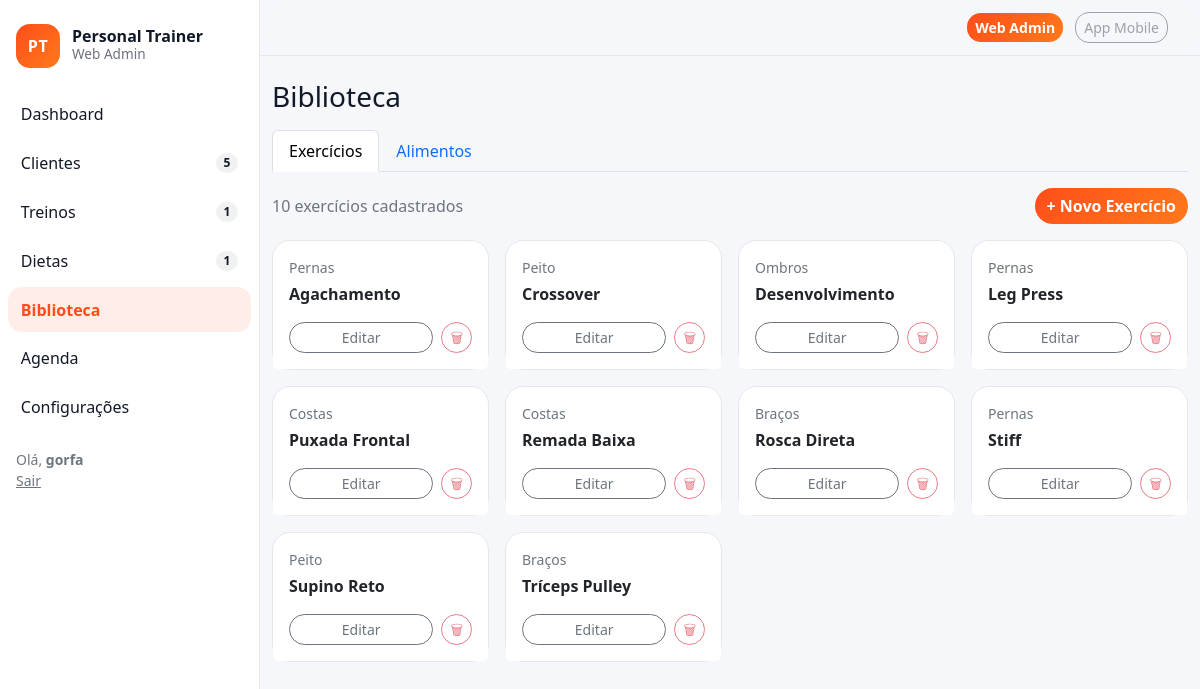
The app's page /biblioteca/ (signed in) with its own data.
### library/models.py (models this page shows, shortened)
class Exercise(models.Model):
    name = models.CharField(max_length=120)
    muscle_group = models.CharField(max_length=80, blank=True)
    notes = models.TextField(blank=True)

### library/views.py (the view)
# urls.py: path("", views.ExerciseListView.as_view(), name="exercises"),
class ExerciseListView(LoginRequiredMixin, ListView):
    model = Exercise
    template_name = "library/exercises.html"
    context_object_name = "items"
    def get_queryset(self):
        qs = super().get_queryset().order_by("name")
        q = self.request.GET.get("q")
        if q:
            qs = qs.filter(name__icontains=q)
        return qs

### core/context_processors.py (called while the page is built)
def nav_counts(request):
    try:
        return {
            "nav_clients_count": Client.objects.filter(status=Client.Status.ACTIVE).count(),
            "nav_workouts_today": WorkoutPlan.objects.filter(is_active=True).count(),
            "nav_diets_active": DietPlan.objects.filter(is_active=True).count(),
            "nav_alerts_count": Alert.objects.filter(is_open=True).count(),
        }
    except Exception:
        return {"nav_clients_count": 0, "nav_workouts_today": 0, "nav_diets_active": 0, "nav_alerts_count": 0}

### library/templates/library/exercises.html (shortened to what this page needs)
{% extends "base.html" %}
{% block content %}
<div class="d-flex align-items-center justify-content-between mb-3">
  <h1 class="h3 mb-0">Biblioteca</h1>
</div>
<ul class="nav nav-tabs mb-3">
  <li class="nav-item"><a class="nav-link active" href="{% url 'library:exercises' %}">Exercícios</a></li>
  <li class="nav-item"><a class="nav-link" href="{% url 'library:foods' %}">Alimentos</a></li>
</ul>
<div class="d-flex align-items-center justify-content-between mb-3">
  <div class="text-secondary"> {{ items|length }} exercícios cadastrados</div>
  <a class="btn btn-brand btn-pill" href="{% url 'library:exercise_create' %}">+ Novo Exercício</a>
</div>
<div class="row g-3">
  {% for ex in items %}
  <div class="col-12 col-md-6 col-xl-3">
    <div class="card h-100">
      <div class="card-body">
        <div class="text-secondary small mb-1">{{ ex.muscle_group|default:"—" }}</div>
        <div class="fw-bold">{{ ex.name }}</div>
      </div>
      <div class="card-footer bg-white border-0 d-flex gap-2 p-3 pt-0">
        <a class="btn btn-outline-secondary btn-sm btn-pill w-100" href="{% url 'library:exercise_update' ex.pk %}">Editar</a>
        <button class="btn btn-outline-danger btn-sm btn-pill" type="button" disabled>🗑</button>
      </div>
    </div>
  </div>
  {% empty %}
  <div class="col-12 text-center text-secondary py-5">Sem exercícios ainda.</div>
  {% endfor %}
</div>
{% endblock %}

### templates/base.html (shortened to what this page needs)
{% load static %}
<!doctype html>
<html lang="pt-br">
<head>
  <link href="https://cdn.jsdelivr.net/npm/bootstrap@5.3.3/dist/css/bootstrap.min.css" rel="stylesheet">
  <link href="{% static 'css/theme.css' %}" rel="stylesheet">
</head>
<body class="app-body">
  <div class="app-shell">
    <aside class="app-sidebar">
      <div class="px-3 py-4">
        <div class="brand">
          <div class="brand-mark">PT</div>
          <div class="brand-name">
            <div class="brand-title">Personal Trainer</div>
            <div class="brand-sub">Web Admin</div>
          </div>
        </div>
      </div>
      <nav class="nav flex-column px-2">
        <a class="nav-link {% if request.resolver_match.url_name == 'dashboard' %}active{% endif %}"
           href="{% url 'dashboard' %}">
          <span>Dashboard</span>
        </a>
        <a class="nav-link {% if request.path|slice:':5' == '/crm/' %}active{% endif %}"
           href="{% url 'crm:client_list' %}">
          <span>Clientes</span>
          <span class="badge badge-metric">{{ nav_clients_count }}</span>
        </a>
        <a class="nav-link {% if request.path|slice:':9' == '/treinos/' %}active{% endif %}"
           href="{% url 'workouts:workout_list' %}">
          <span>Treinos</span>
          <span class="badge badge-metric">{{ nav_workouts_today }}</span>
        </a>
        <a class="nav-link {% if request.path|slice:':8' == '/dietas/' %}active{% endif %}"
           href="{% url 'diets:diet_list' %}">
          <span>Dietas</span>
          <span class="badge badge-metric">{{ nav_diets_active }}</span>
        </a>
        <a class="nav-link {% if request.path|slice:':12' == '/biblioteca/' %}active{% endif %}"
           href="{% url 'library:exercises' %}">
          <span>Biblioteca</span>
        </a>
        <a class="nav-link {% if request.path|slice:':10' == '/agenda/' %}active{% endif %}"
           href="{% url 'agenda:calendar' %}">
          <span>Agenda</span>
        </a>
        <a class="nav-link {% if request.path|slice:':10' == '/anamnese/' %}active{% endif %}"
           href="{% url 'anamnesis:builder' %}">
          <span>Configurações</span>
        </a>
        <div class="mt-3 px-2 small text-secondary">
          {% if request.user.is_authenticated %}
            Olá, <strong>{{ request.user.get_short_name|default:request.user.username }}</strong><br>
            <a class="link-secondary" href="{% url 'logout' %}">Sair</a>
          {% else %}
            <a class="link-secondary" href="{% url 'login' %}">Entrar</a>
          {% endif %}
        </div>
      </nav>
    </aside>
    <main class="app-main">
      <header class="app-topbar">
        <div class="container-fluid d-flex align-items-center justify-content-end">
          <div class="topbar-switch ms-auto">
            <a class="btn btn-brand btn-sm me-2" href="/admin/">Web Admin</a>
            <span class="btn btn-outline-secondary btn-sm disabled" aria-disabled="true">App Mobile</span>
          </div>
        </div>
      </header>
      <section class="app-content container-fluid py-4">
        {% block content %}{% endblock %}
      </section>
    </main>
  </div>
</body>
</html>

### static/css/theme.css (style rules this page uses)
:root { --brand:#ff4d1a; --brand-2:#ff7a1a; --brand-soft: rgba(255,77,26,.10); --danger:#ff2d55; --bg:#f6f7fb; --text:#111827; --muted:#6b7280; --card:#ffffff; --border:#e5e7eb; --radius:18px; }
* { box-sizing:border-box }
body { font-family: ui-sans-serif, system-ui, -apple-system, Segoe UI, Roboto, Arial, "Apple Color Emoji","Segoe UI Emoji"; }
.app-body { background:var(--bg); color:var(--text); }
.app-shell { display:flex; min-height:100vh; }
.app-sidebar { width:260px; background:#fff; border-right:1px solid var(--border); position:sticky; top:0; height:100vh; }
.brand { display:flex; align-items:center; gap:12px; }
.brand-mark { width:44px; height:44px; border-radius:14px; background:linear-gradient(135deg,var(--brand),var(--brand-2)); color:#fff; display:flex; align-items:center; justify-content:center; font-weight:900; letter-spacing:.5px; }
.brand-title { font-weight:800; line-height:1; }
.brand-sub { color:var(--muted); font-size:.85rem; }
.app-sidebar .nav-link { display:flex; align-items:center; justify-content:space-between; border-radius:14px; padding:.65rem .8rem; color:#111827; margin-bottom:.25rem; }
.app-sidebar .nav-link.active { background:var(--brand-soft); color:var(--brand); font-weight:700; }
.badge-metric { background:rgba(17,24,39,.06); color:#111827; font-weight:700; border-radius:999px; }
.app-main { flex:1; min-width:0; }
.app-topbar { position:sticky; top:0; z-index:10; background:rgba(246,247,251,.9); backdrop-filter: blur(8px); border-bottom:1px solid var(--border); padding:.75rem 0; }
.btn-brand { background:linear-gradient(135deg,var(--brand),var(--brand-2)); border:0; color:#fff; font-weight:800; border-radius:14px; }
.btn-outline-secondary { border-radius:14px; }
.app-content { padding-bottom:40px; }
.card { border:1px solid var(--border); border-radius:var(--radius); }
.btn-pill { border-radius:999px; }
.app-topbar { padding: 12px 20px; }
.topbar-switch { margin-left: auto; }

### records on screen
Exercise: muscle_group "Pernas", name "Agachamento"
Exercise: muscle_group "Peito", name "Crossover"
Exercise: muscle_group "Ombros", name "Desenvolvimento"
Exercise: muscle_group "Pernas", name "Leg Press"
Exercise: muscle_group "Costas", name "Puxada Frontal"
Exercise: muscle_group "Costas", name "Remada Baixa"
Exercise: muscle_group "Braços", name "Rosca Direta"
Exercise: muscle_group "Pernas", name "Stiff"
Exercise: muscle_group "Peito", name "Supino Reto"
Exercise: muscle_group "Braços", name "Tríceps Pulley"

### other values on screen
{{ nav_clients_count }} "5"
{{ nav_workouts_today }} "1"
{{ nav_diets_active }} "1"
{{ request.user.get_short_name|default:request.user.username }} "gorfa"
{{ items|length }} "10"
